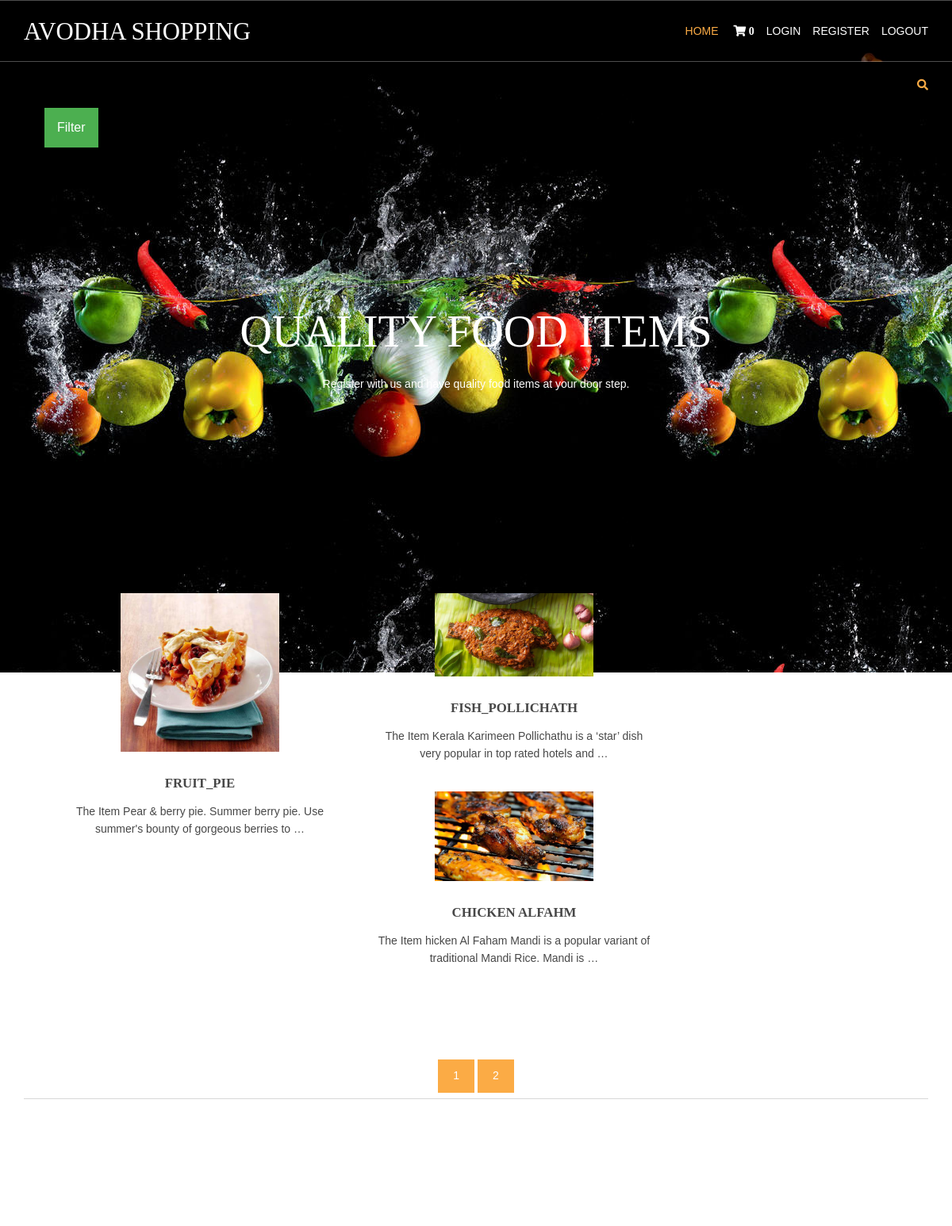
Screenshot of /?page=2 with the database file from the repository.
### shop/models.py (models this page shows, shortened)
class products(models.Model):
        name = models.CharField(max_length=250, unique=True)
        slug = models.SlugField(max_length=250,unique=True)
        img=models.ImageField(upload_to='product')
        desc=models.TextField()
        stock=models.IntegerField()
        available=models.BooleanField()
        price=models.IntegerField()
        category=models.ForeignKey(Categ,on_delete=models.CASCADE)
        def get_url(self):
            return reverse('details',args=[self.category.slug,self.slug])

### shop/views.py (the view)
# urls.py: 2. Add a URL to urlpatterns:  path('', views.home, name='home')
def home(request,c_slug=None):
    c_page=None
    prodt=None
    if c_slug != None:
        c_page = get_object_or_404(Categ,slug=c_slug)
        prodt = products.objects.filter(category=c_page,available=True)
    else:
        prodt = products.objects.all().filter(available=True)
    cat=Categ.objects.all()
    paginator=Paginator(prodt,6)
    try:
        page=int(request.GET.get('page','1'))
    except:
        page=1
    try:
        pro=paginator.page(page)
    except(EmptyPage,InvalidPage):
        pro=paginator.page(paginator.num_pages)
    return render(request, "index.html",{'pr':prodt,'ct':cat,'pg':pro})

### cart/context_processor.py (called while the page is built)
def count(request):
    item_count=0
    if 'admin' in request.path:
        return {}
    else:
        try:
            ct=cartlist.objects.filter(cart_id=c_id(request))
            cti=item.objects.all().filter(cart=ct[:1])
            for c in cti:
                item_count += c.quan
        except cartlist.DoesNotExist:
            item_count=0
        return dict(itc=item_count)

### cart/views.py (called while the page is built)
def c_id(request):
    ct_id=request.session.session_key
    if not ct_id:
        ct_id=request.session.create()
    return ct_id

### shop/models.py (called while the page is built)
    def get_url(self):
        return reverse('prod_cat',args=[self.slug])

### templates/index.html (shortened to what this page needs)
{% extends 'base.html' %}
{% block content %}
{% load static %}
<html lang="">
<head>
<link href="{% static 'hm//layout/styles/layout.css' %}" rel="stylesheet" type="text/css" media="all">
</head>
<body id="top">
<div class="abcd" style="background-image:url({% static 'hm///images/demo/backgrounds/bg2.jpg'%} );">
<div class="wrapper row0">
    <div id="topbar" class="hoc clear">
  <div class="fl_right">
        <ul class="nospace">
          <li id="searchform">
          </li>
        </ul>
      </div>
       </div>
  </div>
  <div class="dropdown">
  <button class="dropbtn">Filter</button>
</div>
  <div id="pageintro" class="hoc clear">
    <article>
      <h3 class="heading">QUALITY FOOD ITEMS</h3>
      <p>Register with us and have quality food items at your door step.</p>
    </article>
  </div>
</div>
<div class="wrapper row3">
  <main class="hoc container clear">
    <section id="introblocks">
      <ul class="nospace group btmspace-80">
       {% for i in pg.object_list %}
        <li class="one_third">
          <figure><a class="imgover" href={{i.get_url}}><img src="{{i.img.url}}" alt="" style="width:200"></a>
            <figcaption>
              <h6 class="heading">{{i.name}}</h6>
              <p>The Item {{i.desc|truncatewords:14}}</p><br>
            </figcaption>
          </figure>
        </li>
        {% endfor %}
      </ul>
    </section>
<center>
{% for p in pg.paginator.page_range %}
  <a href="?page={{p}}" class="btn btn-light btn-sm {% if pg.number == p %} active {% endif %}"> {{p}} </a>
{% endfor %}
</center>
    <hr class="btmspace-80">
  </main>
</div>
{% endblock %}

### static/hm/layout/styles/layout.css (style rules this page uses)
#topbar { padding:20px 0; font-size:.8rem; text-transform:uppercase; }
#topbar ul li { display:inline-block; margin-right:15px; }
#topbar ul li:last-child { margin-right:0; padding-right:0; border-right:none; }
#topbar #searchform { position:relative; line-height:1; z-index:9999; }
#topbar #searchform::after { display:block; height:18px; line-height:18px; padding:0; font-family:"Font Awesome\ 5 Free"; font-weight:900; font-size:1rem; content:"\f002"; }
#topbar #searchform ::placeholder { text-transform:capitalize; }
#pageintro { padding:200px 0 300px; }
#pageintro article, #pageintro article p { display:block; max-width:75%; margin:0 auto; text-align:center; }
#pageintro article p { max-width:65%; line-height:2rem; }
#pageintro .heading { margin-bottom:20px; font-size:4rem; }
.container { padding:80px 0; }
#introblocks { display:block; position:relative; margin:-180px 0 0 0; z-index:1; text-align:center; }
#introblocks figure figcaption { display:block; padding:30px 0 0 0; text-align:center; }
#introblocks figure figcaption .heading { font-size:1.2rem; font-weight:700; margin-bottom:0; }
*, *::before, *::after { transition:all .3s ease-in-out; }
body { color:#A5A6AA; background-color:#1C1D21; }
a { color:#FBAB45; }
hr, .borderedbox { border-color:#D7D7D7; }
.btn, .btn.inverse:hover { color:#FFFFFF; background-color:#FBAB45; border-color:#FBAB45; }
.imgover, .imgover:hover::after { color:#FFFFFF; }
.row3 { color:#474747; background-color:#FFFFFF; }
#topbar #searchform { color:#FBAB45; }
#pageintro { color:#FFFFFF; }
@media screen and (min-width:1140px) { .hoc { max-width:1140px; } }

### static/hm/layout/styles/framework.css (style rules this page uses)
html { overflow-y:scroll; overflow-x:hidden; }
html, body { margin:0; padding:0; font-size:14px; line-height:1.6em; }
*, *::before, *::after { box-sizing:border-box; }
.nospace { margin:0; padding:0; list-style:none; }
.btn { display:inline-block; padding:8px 18px 10px; text-transform:uppercase; border:1px solid; }
.clear, .group { display:block; }
.clear::before, .clear::after, .group::before, .group::after { display:table; content:""; }
.clear, .clear::after, .group, .group::after { clear:both; }
a { outline:none; text-decoration:none; }
.fl_right, .imgr { float:right; }
img { width:auto; max-width:100%; height:auto; margin:0; padding:0; border:none; line-height:normal; vertical-align:middle; }
.imgover { display:inline-block; position:relative; max-width:100%; }
.imgover::before, .imgover::after { display:block; position:absolute; content:""; text-align:center; opacity:0; }
.imgover::before { top:0; right:0; bottom:0; left:0; }
.imgover::after { top:50%; left:50%; width:50px; height:50px; line-height:50px; margin:-25px 0 0 -25px; font-family:"Font Awesome\ 5 Free"; font-weight:900; content:"\f067"; font-size:28px; }
body, input, textarea, select { font-family:Verdana, Geneva, sans-serif; }
h1, h2, h3, h4, h5, h6, .heading { font-family:Georgia, "Times New Roman", Times, serif; }
label, input, textarea, select, button { display:block; resize:none; outline:none; color:inherit; font-size:inherit; font-family:inherit; vertical-align:middle; }
::placeholder { opacity:1; }
h1, h2, h3, h4, h5, h6, .heading { margin:0 0 20px 0; font-size:1.4rem; line-height:normal; font-weight:normal; text-transform:uppercase; }
hr { display:block; width:100%; height:1px; border:solid; border-width:1px 0 0 0; }
.wrapper { display:block; position:relative; width:100%; margin:0; padding:0; text-align:left; word-wrap:break-word; }
.hoc { display:block; margin:0 auto; }
address, article, aside, figcaption, figure, footer, header, main, nav, section { display:block; margin:0; padding:0; }
.one_half, .one_third, .two_third, .one_quarter, .two_quarter, .three_quarter { display:inline-block; float:left; margin:0 0 0 4.21052%; list-style:none; }
.one_third { width:30.52631%; }
.btmspace-80 { margin-bottom:80px; }

### templates/index.html (style rules this page uses)
.dropbtn { background-color: #4CAF50; color: white; padding: 16px; font-size: 16px; border: none; cursor: pointer; }
.dropdown { position: relative; padding-left:56px; display: inline-block; }

### rows the page displays
products: img (picture), name "FRUIT_PIE", desc "Pear & berry pie. Summer berry pie. Use summer's bounty of gorgeous berries to …"
products: img (picture), name "FISH_POLLICHATH", desc "Kerala Karimeen Pollichathu is a ‘star’ dish very popular in top rated hotels and …"
products: img (picture), name "CHICKEN ALFAHM", desc "hicken Al Faham Mandi is a popular variant of traditional Mandi Rice. Mandi is …"

### other values shown
{{ itc }} "0"
{{ p }} "1" "2"
